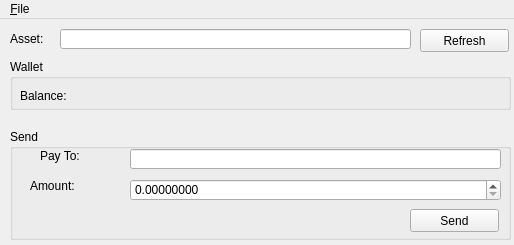
<?xml version="1.0" encoding="UTF-8"?>
<ui version="4.0">
 <class>MainWindow</class>
 <widget class="QMainWindow" name="MainWindow">
  <property name="geometry">
   <rect>
    <x>0</x>
    <y>0</y>
    <width>514</width>
    <height>245</height>
   </rect>
  </property>
  <property name="windowTitle">
   <string>NGCCC GUI</string>
  </property>
  <widget class="QWidget" name="centralwidget">
   <widget class="QGroupBox" name="groupBox">
    <property name="geometry">
     <rect>
      <x>10</x>
      <y>40</y>
      <width>501</width>
      <height>51</height>
     </rect>
    </property>
    <property name="title">
     <string>Wallet</string>
    </property>
    <property name="flat">
     <bool>false</bool>
    </property>
    <property name="checkable">
     <bool>false</bool>
    </property>
    <widget class="QLabel" name="label_2">
     <property name="geometry">
      <rect>
       <x>10</x>
       <y>30</y>
       <width>57</width>
       <height>14</height>
      </rect>
     </property>
     <property name="text">
      <string>Balance:</string>
     </property>
    </widget>
    <widget class="QLabel" name="label_3">
     <property name="geometry">
      <rect>
       <x>70</x>
       <y>30</y>
       <width>411</width>
       <height>16</height>
      </rect>
     </property>
     <property name="font">
      <font>
       <weight>75</weight>
       <bold>true</bold>
      </font>
     </property>
     <property name="text">
      <string/>
     </property>
    </widget>
   </widget>
   <widget class="QGroupBox" name="groupBox_2">
    <property name="geometry">
     <rect>
      <x>10</x>
      <y>110</y>
      <width>501</width>
      <height>111</height>
     </rect>
    </property>
    <property name="title">
     <string>Send</string>
    </property>
    <widget class="QLabel" name="label">
     <property name="geometry">
      <rect>
       <x>30</x>
       <y>20</y>
       <width>57</width>
       <height>14</height>
      </rect>
     </property>
     <property name="text">
      <string>Pay To:</string>
     </property>
    </widget>
    <widget class="QLabel" name="label_4">
     <property name="geometry">
      <rect>
       <x>20</x>
       <y>50</y>
       <width>57</width>
       <height>14</height>
      </rect>
     </property>
     <property name="text">
      <string>Amount:</string>
     </property>
    </widget>
    <widget class="QLineEdit" name="lineEdit">
     <property name="geometry">
      <rect>
       <x>120</x>
       <y>20</y>
       <width>371</width>
       <height>20</height>
      </rect>
     </property>
    </widget>
    <widget class="QDoubleSpinBox" name="doubleSpinBox">
     <property name="geometry">
      <rect>
       <x>120</x>
       <y>50</y>
       <width>371</width>
       <height>22</height>
      </rect>
     </property>
     <property name="decimals">
      <number>8</number>
     </property>
     <property name="maximum">
      <double>10000.000000000000000</double>
     </property>
     <property name="singleStep">
      <double>0.100000000000000</double>
     </property>
    </widget>
    <widget class="QPushButton" name="pushButton">
     <property name="geometry">
      <rect>
       <x>400</x>
       <y>80</y>
       <width>89</width>
       <height>23</height>
      </rect>
     </property>
     <property name="text">
      <string>Send</string>
     </property>
    </widget>
   </widget>
   <widget class="QLineEdit" name="lineEdit_2">
    <property name="geometry">
     <rect>
      <x>60</x>
      <y>10</y>
      <width>351</width>
      <height>20</height>
     </rect>
    </property>
   </widget>
   <widget class="QLabel" name="label_5">
    <property name="geometry">
     <rect>
      <x>10</x>
      <y>10</y>
      <width>57</width>
      <height>20</height>
     </rect>
    </property>
    <property name="text">
     <string>Asset:</string>
    </property>
   </widget>
   <widget class="QPushButton" name="pushButton_2">
    <property name="geometry">
     <rect>
      <x>420</x>
      <y>10</y>
      <width>89</width>
      <height>23</height>
     </rect>
    </property>
    <property name="text">
     <string>Refresh</string>
    </property>
   </widget>
  </widget>
  <widget class="QMenuBar" name="menubar">
   <property name="geometry">
    <rect>
     <x>0</x>
     <y>0</y>
     <width>514</width>
     <height>21</height>
    </rect>
   </property>
   <widget class="QMenu" name="menu_File">
    <property name="title">
     <string>&amp;File</string>
    </property>
    <addaction name="action_Exit"/>
   </widget>
   <addaction name="menu_File"/>
  </widget>
  <action name="action_Exit">
   <property name="text">
    <string>&amp;Exit</string>
   </property>
  </action>
 </widget>
 <tabstops>
  <tabstop>lineEdit_2</tabstop>
  <tabstop>pushButton_2</tabstop>
  <tabstop>lineEdit</tabstop>
  <tabstop>doubleSpinBox</tabstop>
  <tabstop>pushButton</tabstop>
 </tabstops>
 <resources/>
 <connections/>
</ui>
